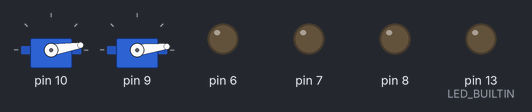
The sketch below on a simulated Arduino Uno, built with avr-gcc and run on an emulated ATmega328P. Parts: 2 × servo, output pins drawn as LEDs (lit = HIGH).

Above: at 0.05 s.
At 0.45 s:
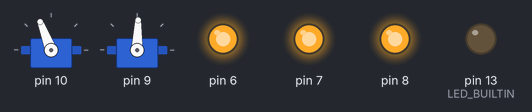
At 0.65 s:
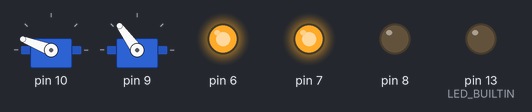
At 0.95 s:
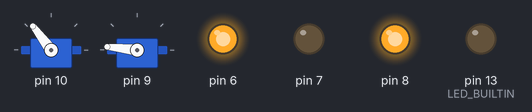
At 1.35 s:
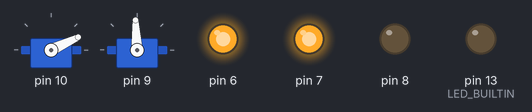
At 1.8 s:
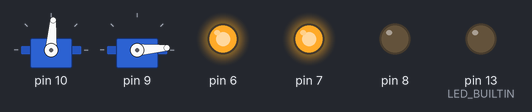
Timing chart, 0 to 4.2 s (numbered marks = the images above):
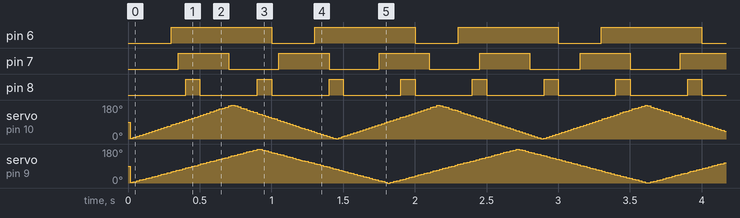

The sketch:

Sweeper_with_Leds.ino
```cpp
#include<Servo.h>

/**
 * Simple class to manage led in a blynk system
 */
class LedMachine {
  int ledPin;
  long timeOn;
  long timeOff;
  String label;

  int ledState;
  unsigned long previousMillis;

public:
  /**
   * Constructor
   *
   * @param pin:int - Pin number where the led is connected
   * @param t_on:long - Time in millis where the Led must be on
   * @param t_off:long - Time in millis where the Led must be off
   * @param name:String - Label or name of led, oftentimes the color of led.
   */
  LedMachine(int pin, long t_on, long t_off, String name) {
    this->ledPin        = pin;
    this->timeOn        = t_on;
    this->timeOff       = t_off;
    this->ledState      = LOW;
    this->previousMillis = 0;
    this->label          = name;

    pinMode(ledPin, OUTPUT);
  }

  /**
   * Update the state of led, will check the t_on and t_off attributes and change the state
   */
  void Update() {
    /// Doc: https://www.arduino.cc/reference/pt/language/functions/time/millis/
    unsigned long currentMillis = millis();

    if((this->ledState == HIGH) && ((currentMillis - this->previousMillis) >= this->timeOn)) {
      this->ledState = LOW;
      this->previousMillis = currentMillis;
      digitalWrite(this->ledPin, this->ledState);
    }
    else if((this->ledState == LOW) && ((currentMillis - this->previousMillis) >= this->timeOff)) {
      this->ledState = HIGH;
      this->previousMillis = currentMillis;
      digitalWrite(this->ledPin, this->ledState);
    }
  }
};

class Sweeper {
  Servo servo;
  int currentPosition;
  int increment;
  int updateInterval;
  unsigned long lastUpdate;

public:
  Sweeper(int interval) {
    this->updateInterval = interval;
    increment = 1;
  }

  void Attach(int pin) { this->servo.attach(pin); }
  void Detach() { this->servo.detach(); }

  void Update() {
    unsigned long currentMillis = millis();

    if((currentMillis - this->lastUpdate) > updateInterval) {
      this->lastUpdate = currentMillis;
      this->currentPosition += increment;
      this->servo.write(this->currentPosition);

      if((this->currentPosition >= 180) || (this->currentPosition <= 0)) this->increment = -this->increment;
    }
  }
};


LedMachine ledRed(8, 100, 400, "Vermelho");
LedMachine ledYellow(7, 350, 350, "Amarelo");
LedMachine ledGreen(6, 700, 300, "Verde");

Sweeper sweeper1(3);
Sweeper sweeper2(4);


void setup() {
  Serial.begin(11520);
  pinMode(LED_BUILTIN, OUTPUT);
  sweeper1.Attach(10);
  sweeper2.Attach(9);
}

void loop() {
  ledRed.Update();
  ledYellow.Update();
  ledGreen.Update();

  sweeper1.Update();
  sweeper2.Update();
}
```

Measured:
- by itself, pin 6: alternates HIGH for 0.70 s and LOW for 0.30 s
- by itself, pin 7: alternates HIGH for 0.35 s and LOW for 0.35 s
- by itself, pin 8: alternates HIGH for 0.10 s and LOW for 0.40 s
